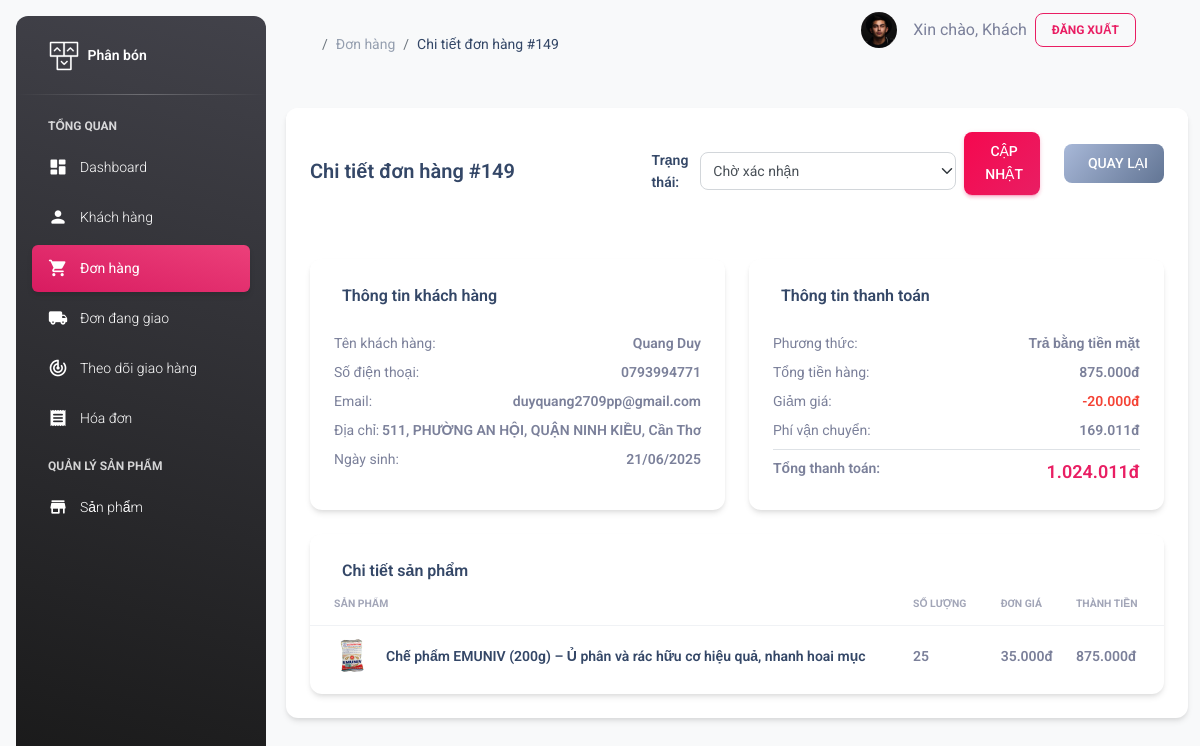
The page /admin/detail_pdwait.php?id=149 on the database its author committed.
### tables this page shows
CREATE TABLE `hoa_don` (
  `HD_STT` int(11) NOT NULL,
  `TT_MA` int(11) NOT NULL,
  `DVC_MA` int(11) DEFAULT NULL,
  `NV_MA` int(11) NOT NULL,
  `PTTT_MA` int(11) NOT NULL,
  `KM_MA` int(11) DEFAULT NULL,
  `GH_MA` int(11) DEFAULT NULL,
  `HD_NGAYLAP` datetime NOT NULL,
  `HD_TONGTIEN` float NOT NULL,
  `HD_PHISHIP` float DEFAULT 0,
  `HD_GIAMGIA` double DEFAULT 0,
  `HD_LIDOHUY` varchar(200) DEFAULT NULL,
  `HD_DIACHI` text DEFAULT NULL,
  `HD_TENNGUOINHAN` varchar(100) DEFAULT NULL,
  `HD_SDT` varchar(20) DEFAULT NULL,
  `HD_EMAIL` varchar(150) DEFAULT NULL,
  `HD_GHICHU` text DEFAULT NULL,
  `KH_MA` int(11) DEFAULT NULL,
  `HD_MAGIAODICH` varchar(50) DEFAULT NULL COMMENT 'Mã giao dịch từ VNPay',
  `HD_TRANGTHAI` enum('Chờ xác nhận','Đã xác nhận','Đang chuẩn bị hàng','Đang giao hàng','Đã giao hàng','Đã hủy','Hoàn thành') NOT NULL DEFAULT 'Chờ xác nhận'
);

CREATE TABLE `khach_hang` (
  `KH_MA` int(11) NOT NULL,
  `KH_TEN` varchar(100) NOT NULL,
  `KH_DIACHI` text NOT NULL,
  `KH_SDT` varchar(10) NOT NULL,
  `KH_NGAYSINH` datetime DEFAULT NULL,
  `KH_EMAIL` varchar(150) NOT NULL,
  `KH_GIOITINH` char(1) DEFAULT NULL,
  `KH_NGAYDK` datetime NOT NULL,
  `KH_TENDANGNHAP` varchar(50) NOT NULL,
  `KH_MATKHAU` varchar(50) NOT NULL,
  `KH_AVATAR` varchar(200) NOT NULL,
  `KH_GOOGLEID` varchar(255) DEFAULT NULL
);

CREATE TABLE `phuong_thuc_thanh_toan` (
  `PTTT_MA` int(11) NOT NULL,
  `PTTT_TEN` varchar(150) NOT NULL
);

CREATE TABLE `chi_tiet_hd` (
  `CTHD_ID` int(11) NOT NULL,
  `SP_MA` int(11) NOT NULL,
  `HD_STT` int(11) NOT NULL,
  `CTHD_SOLUONG` int(11) DEFAULT NULL,
  `CTHD_DONGIA` float NOT NULL,
  `CTHD_DONVITINH` varchar(20) DEFAULT NULL,
  `CTHD_GHICHU` varchar(200) DEFAULT NULL,
  `CTHD_GIAGOC` float DEFAULT NULL COMMENT 'Giá gốc sản phẩm tại thời điểm đặt hàng'
);

CREATE TABLE `san_pham` (
  `SP_MA` int(11) NOT NULL,
  `NH_MA` int(11) NOT NULL,
  `DM_MA` int(11) NOT NULL,
  `SP_TEN` varchar(128) NOT NULL,
  `SP_DONGIA` float DEFAULT NULL,
  `SP_SOLUONGTON` float NOT NULL,
  `SP_HINHANH` varchar(200) DEFAULT NULL,
  `SP_MOTA` text DEFAULT NULL,
  `SP_TRANGTHAI` tinyint(1) NOT NULL DEFAULT 1 COMMENT '1: Đang kinh doanh, 0: Ngừng kinh doanh',
  `SP_THANHPHAN` text DEFAULT NULL,
  `SP_HUONGDANSUDUNG` text DEFAULT NULL,
  `SP_DONVITINH` varchar(20) NOT NULL,
  `SP_TRONGLUONG` float DEFAULT NULL COMMENT 'Trọng lượng sản phẩm (kg)',
  `SP_NHASANXUAT` varchar(50) NOT NULL,
  `SP_AVAILABLE` decimal(10,2) DEFAULT 0.00,
  `SP_CAPNHAT` timestamp NOT NULL DEFAULT current_timestamp()
);

### admin/detail_pdwait.php (the view, shortened to what the rows shown need)
<!DOCTYPE html>
<html lang="en">
<?php
require 'connect.php';
$id = isset($_GET['id']) ? $_GET['id'] : '';
$sql = "SELECT hd.*, kh.KH_TEN as tenkh, kh.KH_DIACHI as diachikh, kh.KH_SDT as sdtkh,
        kh.KH_EMAIL as emailkh, kh.KH_NGAYSINH as ngaysinh, kh.KH_AVATAR as avtkh,
        tt.TT_TEN as tentrangthai, tt.TT_MA as trangthai,
        pttt.PTTT_TEN as phuongthuc,
        (SELECT SUM(CTHD_DONGIA * CTHD_SOLUONG) FROM chi_tiet_hd WHERE HD_STT = hd.HD_STT) as subtotal,
        CASE
            WHEN km.hinh_thuc_km = 'percent' THEN (SELECT SUM(CTHD_DONGIA * CTHD_SOLUONG) FROM chi_tiet_hd WHERE HD_STT = hd.HD_STT) * km.KM_GIATRI / 100
            WHEN km.hinh_thuc_km = 'fixed' THEN km.KM_GIATRI
            ELSE 0
        END as discount_amount,
        hd.HD_PHISHIP as shipping_fee
        FROM hoa_don hd
        LEFT JOIN khach_hang kh ON hd.KH_MA = kh.KH_MA
        LEFT JOIN trang_thai tt ON hd.TT_MA = tt.TT_MA
        LEFT JOIN phuong_thuc_thanh_toan pttt ON hd.PTTT_MA = pttt.PTTT_MA
        LEFT JOIN khuyen_mai km ON hd.KM_MA = km.KM_MA
        WHERE hd.HD_STT = '$id'";
$result = $conn->query($sql);
if ($result->num_rows > 0) {
    $order = $result->fetch_assoc();
} else {
    echo "<script>alert('Không tìm thấy đơn hàng!'); window.location.href='product_waits.php';</script>";
    exit;
}
include "head.php";
?>
<body class="g-sidenav-show bg-gray-100">
    <main class="main-content position-relative max-height-vh-100 h-100 border-radius-lg">
        <div class="container-fluid py-4">
            <div class="row">
                <div class="col-12">
                    <div class="card mb-4">
                        <div class="card-header d-flex justify-content-between align-items-center">
                            <h5 class="mb-0">Chi tiết đơn hàng #<?php echo $order['HD_STT']; ?></h5>
                            <div class="action-buttons d-flex align-items-center">
                                <div class="me-3">
                                </div>
                                <a href="product_waits.php" class="btn btn-secondary ms-2">
                                </a>
                            </div>
                        </div>
                        <div class="card-body">
                            <div class="row">
                                <div class="col-md-6 mb-4">
                                    <div class="card h-100">
                                        <div class="card-body">
                                            <div class="d-flex justify-content-between mb-2">
                                                <span class="text-sm">Tên khách hàng:</span>
                                                <span class="text-sm font-weight-bold"><?php echo $order['tenkh']; ?></span>
                                            </div>
                                            <div class="d-flex justify-content-between mb-2">
                                                <span class="text-sm">Số điện thoại:</span>
                                                <span class="text-sm font-weight-bold"><?php echo $order['sdtkh']; ?></span>
                                            </div>
                                            <div class="d-flex justify-content-between mb-2">
                                                <span class="text-sm">Email:</span>
                                                <span class="text-sm font-weight-bold"><?php echo $order['emailkh']; ?></span>
                                            </div>
                                            <div class="d-flex justify-content-between mb-2">
                                                <span class="text-sm">Địa chỉ:</span>
                                                <span class="text-sm font-weight-bold"><?php echo $order['diachikh']; ?></span>
                                            </div>
                                            <div class="d-flex justify-content-between">
                                                <span class="text-sm">Ngày sinh:</span>
                                                <span class="text-sm font-weight-bold"><?php echo date('d/m/Y', strtotime($order['ngaysinh'])); ?></span>
                                            </div>
                                        </div>
                                    </div>
                                </div>
                                <div class="col-md-6 mb-4">
                                    <div class="card h-100">
                                        <div class="card-body">
                                            <div class="d-flex justify-content-between mb-2">
                                                <span class="text-sm">Phương thức:</span>
                                                <span class="text-sm font-weight-bold"><?php echo $order['phuongthuc']; ?></span>
                                            </div>
                                            <div class="d-flex justify-content-between mb-2">
                                                <span class="text-sm">Phí vận chuyển:</span>
                                                <span class="text-sm font-weight-bold"><?php echo number_format($order['shipping_fee'], 0, ',', '.'); ?>đ</span>
                                            </div>
                                        </div>
                                    </div>
                                </div>
                                <div class="col-12">
                                    <div class="card">
                                        <div class="card-body px-0 pt-0 pb-2">
                                            <div class="table-responsive p-0">
                                                <table class="table align-items-center mb-0">
                                                    <thead>
                                                        <tr>
                                                            <th class="text-uppercase text-secondary text-xxs font-weight-bolder opacity-7">Sản phẩm</th>
                                                            <th class="text-uppercase text-secondary text-xxs font-weight-bolder opacity-7 ps-2">Số lượng</th>
                                                            <th class="text-uppercase text-secondary text-xxs font-weight-bolder opacity-7 ps-2">Đơn giá</th>
                                                            <th class="text-uppercase text-secondary text-xxs font-weight-bolder opacity-7 ps-2">Thành tiền</th>
                                                        </tr>
                                                    </thead>
                                                    <tbody>
                                                        <?php
                                                        $sql_details = "SELECT ct.*, sp.SP_TEN, sp.SP_HINHANH
                                                                       FROM chi_tiet_hd ct
                                                                       JOIN san_pham sp ON ct.SP_MA = sp.SP_MA
                                                                       WHERE ct.HD_STT = '$id'";
                                                        $result_details = $conn->query($sql_details);
                                                        while ($row = $result_details->fetch_assoc()) {
                                                            $subtotal = $row['CTHD_SOLUONG'] * $row['CTHD_DONGIA'];
                                                            ?>
                                                            <tr>
                                                                <td>
                                                                    <div class="d-flex px-3 py-1">
                                                                        <div>
                                                                            <img src="../img/<?php echo $row['SP_HINHANH']; ?>" class="avatar avatar-sm me-3">
                                                                        </div>
                                                                        <div class="d-flex flex-column justify-content-center">
                                                                            <h6 class="mb-0 text-sm"><?php echo $row['SP_TEN']; ?></h6>
                                                                        </div>
                                                                    </div>
                                                                </td>
                                                                <td>
                                                                    <span class="text-sm font-weight-bold"><?php echo $row['CTHD_SOLUONG']; ?></span>
                                                                </td>
                                                                <td>
                                                                    <span class="text-sm font-weight-bold"><?php echo number_format($row['CTHD_DONGIA'], 0, ',', '.'); ?>đ</span>
                                                                </td>
                                                                <td>
                                                                    <span class="text-sm font-weight-bold"><?php echo number_format($subtotal, 0, ',', '.'); ?>đ</span>
                                                                </td>
                                                            </tr>
                                                            <?php
                                                        }
                                                        ?>
                                                    </tbody>
                                                </table>
                                            </div>
                                        </div>
                                    </div>
                                </div>
                            </div>
                        </div>
                    </div>
                </div>
            </div>
        </div>
    </main>
</body>
</html>

### rows shown on the page
hoa_don: HD_STT "149", KH_MA.KH_TEN "Quang Duy", KH_MA.KH_SDT "0793994771", KH_MA.KH_EMAIL "duyquang2709pp@gmail.com", KH_MA.KH_DIACHI "511, PHƯỜNG AN HỘI, QUẬN NINH KIỀU, Cần Thơ", KH_MA.KH_NGAYSINH "21/06/2025", PTTT_MA.PTTT_TEN "Trả bằng tiền mặt", HD_PHISHIP "169.011"
chi_tiet_hd: SP_MA.SP_HINHANH (picture), SP_MA.SP_TEN "Chế phẩm EMUNIV (200g) – Ủ phân và rác hữu cơ hiệu quả, nhanh hoai mục", CTHD_SOLUONG "25", CTHD_DONGIA "35.000", subtotal "875.000"

### other values the page prints
$id "149"
$order['subtotal'] "875.000"
$order['discount_amount'] "20.000"
form field status "Chờ xác nhận"
